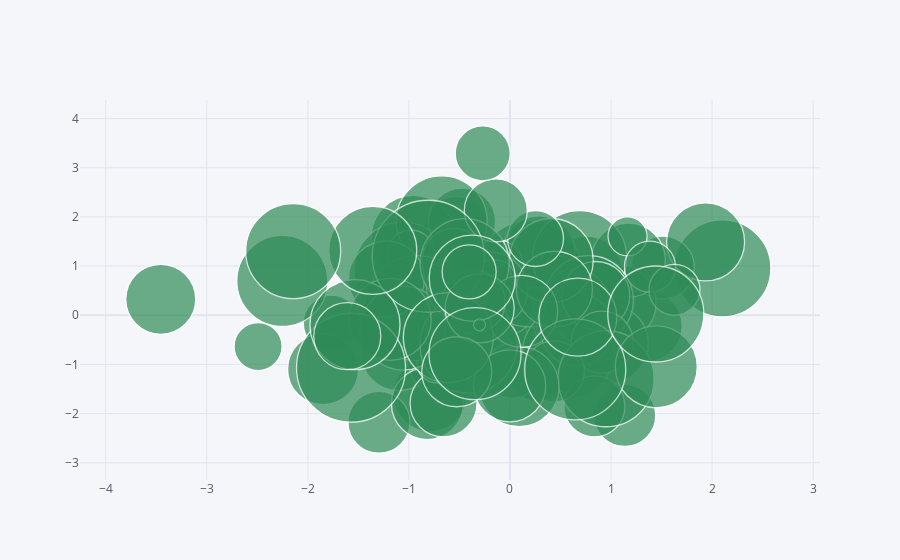

Notebook code for this chart:
### Markdown cell above
Permite a visualização de 3 variáveis. O parâmetro size define o tamanho da bolha. No nosso exemplo o tamanho das bolhas é de acordo com os valores da coluna C.

### Code cell
df.iplot(kind='bubble', 
         x='A',y='B', 
         size='C', colors='seagreen')

### Figure 1 — Plotly figure (JSON) as saved in the notebook; plotly's stock layout.template omitted (floating-point values rounded to 4 significant figures)
{"data": [{"text": "", "y": [1.743, -1.618, -0.2211, 0.2798, -0.7923, 0.2435, 0.9549, 0.165, -0.1606, 0.6981, 1.587, 0.4284, -0.161, 0.9709, -0.7905, -2.038, 0.9088, -0.7724, -2.176, -1.127, 1.017, -1.795, 1.905, 0.8712, 1.493, -0.4358, 0.2935, -1.128, -0.07588, -0.1559, 0.2509, 0.1367, 1.12, -1.003, 0.8419, -0.1814, 1.292, -0.2407, 1.172, -0.5805, 0.499, 0.2335, -0.7654, -1.792, 0.9903, 0.3056, -0.2936, 1.91, 1.604, 0.4012, 1.255, -0.5483, -0.2163, 0.5196, 1.124, 1.113, -1.854, -1.096, -0.9699, 0.5283, 0.1431, -0.6368, -1.141, 0.6259, -1.291, -1.453, 0.7376, 1.56, -0.2616, 0.7016, 0.5816, 1.059, 2.132, -0.5977, -0.08199, -0.07181, -1.068, 0.07904, 3.292, 0.271, -1.048, 1.2, -0.192, -1.434, -0.4533, 0.1406, 0.9881, -1.149, 0.7541, 0.883, 0.5175, -0.4251, 0.3247, 1.32, -0.195, -0.7817, -1.101, -0.0392, 0.02583, 1.304], "mode": "markers", "marker": {"color": ["seagreen", "seagreen", "seagreen", "seagreen", "seagreen", "seagreen", "seagreen", "seagreen", "seagreen", "seagreen", "seagreen", "seagreen", "seagreen", "seagreen", "seagreen", "seagreen", "seagreen", "seagreen", "seagreen", "seagreen", "seagreen", "seagreen", "seagreen", "seagreen", "seagreen", "seagreen", "seagreen", "seagreen", "seagreen", "seagreen", "seagreen", "seagreen", "seagreen", "seagreen", "seagreen", "seagreen", "seagreen", "seagreen", "seagreen", "seagreen", "seagreen", "seagreen", "seagreen", "seagreen", "seagreen", "seagreen", "seagreen", "seagreen", "seagreen", "seagreen", "seagreen", "seagreen", "seagreen", "seagreen", "seagreen", "seagreen", "seagreen", "seagreen", "seagreen", "seagreen", "seagreen", "seagreen", "seagreen", "seagreen", "seagreen", "seagreen", "seagreen", "seagreen", "seagreen", "seagreen", "seagreen", "seagreen", "seagreen", "seagreen", "seagreen", "seagreen", "seagreen", "seagreen", "seagreen", "seagreen", "seagreen", "seagreen", "seagreen", "seagreen", "seagreen", "seagreen", "seagreen", "seagreen", "seagreen", "seagreen", "seagreen", "seagreen", "seagreen", "seagreen", "seagreen", "seagreen", "seagreen", "seagreen", "seagreen", "seagreen"], "line": {"width": 1.3}, "symbol": "circle", "size": [66, 74, 71, 48, 43, 85, 97, 41, 56, 91, 84, 65, 91, 63, 96, 62, 97, 75, 62, 62, 54, 72, 67, 73, 78, 58, 84, 55, 60, 63, 77, 52, 74, 60, 106, 57, 72, 27, 94, 79, 25, 69, 91, 67, 54, 89, 73, 91, 39, 68, 47, 62, 68, 75, 63, 84, 61, 71, 40, 76, 105, 48, 61, 48, 96, 80, 76, 56, 84, 42, 62, 89, 63, 97, 82, 47, 109, 72, 55, 63, 82, 112, 90, 72, 90, 69, 51, 70, 86, 54, 51, 67, 70, 88, 12, 92, 101, 78, 96, 95]}, "x": [-0.5317, -0.7901, 1.353, -0.3979, -0.2649, -0.8509, 2.102, -0.9448, -1.768, -2.253, -0.9576, -0.06847, 0.4878, 1.513, -0.5462, 1.136, -1.064, -1.103, -1.297, 0.2767, 0.4385, -0.8168, -0.4739, 0.7514, 1.936, -0.1171, 0.8198, 0.02463, 0.2141, 0.5477, 1.066, -0.02138, 1.172, 0.4368, 0.1913, 0.5471, 0.2863, -0.2406, 0.6898, 0.9778, -1.074, 0.6413, 0.5745, -0.657, -0.1336, 0.7801, 0.6638, -0.6759, 1.163, 0.8485, -0.9807, 0.9121, -0.8585, -0.1935, -0.5555, 0.408, 0.8353, -1.849, -0.7229, 0.4407, -0.9145, -2.492, 0.4351, -0.206, 0.9511, 0.09024, -1.223, 0.2528, -1.055, -0.1473, -0.521, -0.4488, -0.1399, -0.4107, -1.185, -0.2609, -1.573, 0.1158, -0.2698, -0.3587, 1.448, -0.8084, -1.533, -0.002508, -0.6102, -0.2998, 1.385, -0.5263, -0.3736, -0.4038, 1.628, -1.61, -3.455, -1.358, -0.3013, -0.3458, 0.6456, 0.6719, 1.443, -2.145], "type": "scatter"}], "layout": {"title": {"font": {"color": "#4D5663"}}, "paper_bgcolor": "#F5F6F9", "plot_bgcolor": "#F5F6F9", "yaxis": {"tickfont": {"color": "#4D5663"}, "zerolinecolor": "#E1E5ED", "title": {"text": "", "font": {"color": "#4D5663"}}, "gridcolor": "#E1E5ED", "showgrid": true}, "xaxis": {"tickfont": {"color": "#4D5663"}, "zerolinecolor": "#E1E5ED", "title": {"text": "", "font": {"color": "#4D5663"}}, "gridcolor": "#E1E5ED", "showgrid": true}, "legend": {"bgcolor": "#F5F6F9", "font": {"color": "#4D5663"}}}}
